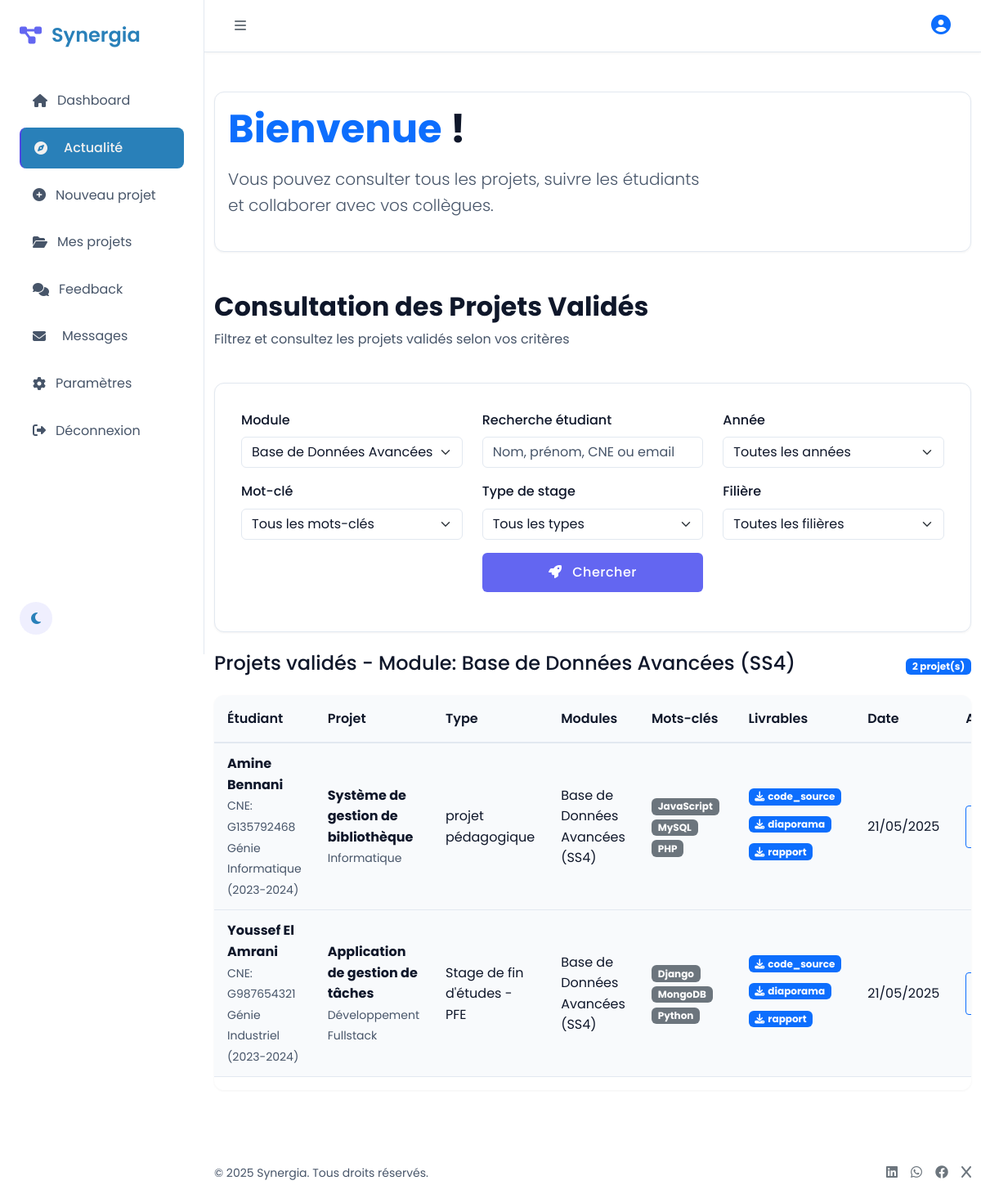
/etudiant/actualite.php?module=1, run on the app's committed database.
### tables this page shows
CREATE TABLE `module` (
  `id_module` int(11) NOT NULL,
  `nom_module` varchar(100) DEFAULT NULL,
  `semestre` varchar(10) DEFAULT NULL,
  `annee_module` varchar(10) DEFAULT NULL
);

CREATE TABLE `projet` (
  `id_projet` int(11) NOT NULL,
  `titre` varchar(255) DEFAULT NULL,
  `description` text DEFAULT NULL,
  `type_projet` enum('Stage d''initiation','Stage d''ingénieur adjoint','Stage de fin d''études - PFE','projet pédagogique') DEFAULT NULL,
  `sujet` varchar(100) DEFAULT NULL,
  `date_soumission` datetime DEFAULT current_timestamp(),
  `statut` enum('en_attente','valide','refuse') DEFAULT 'en_attente',
  `id_etudiant` int(11) DEFAULT NULL,
  `id_enseignant` int(11) DEFAULT NULL
);

CREATE TABLE `utilisateur` (
  `id_utilisateur` int(11) NOT NULL,
  `nom` varchar(100) DEFAULT NULL,
  `prenom` varchar(100) DEFAULT NULL,
  `email` varchar(150) DEFAULT NULL,
  `mot_de_passe` varchar(255) DEFAULT NULL,
  `role` enum('etudiant','enseignant','admin') DEFAULT NULL,
  `date_creation` datetime DEFAULT current_timestamp()
);

CREATE TABLE `etudiant` (
  `id_etudiant` int(11) NOT NULL,
  `cne` varchar(50) DEFAULT NULL,
  `filiere` varchar(100) DEFAULT NULL,
  `annee_scolaire` varchar(10) DEFAULT NULL
);

### etudiant/actualite.php (the view, shortened to what the rows shown need)
<?php
require_once '../hello/config.php';
$selectedModule = isset($_GET['module']) ? trim($_GET['module']) : '';
$selectedAnnee = isset($_GET['annee']) ? trim($_GET['annee']) : '';
$selectedMotCle = isset($_GET['mot_cle']) ? trim($_GET['mot_cle']) : '';
$selectedTypeStage = isset($_GET['type_stage']) ? trim($_GET['type_stage']) : '';
$selectedFiliere = isset($_GET['filiere']) ? trim($_GET['filiere']) : '';
$modules = $db->query("SELECT id_module, CONCAT(nom_module, ' (S', semestre, ')') AS module FROM module ORDER BY nom_module")->fetchAll(PDO::FETCH_ASSOC);
$motsCles = $db->query("SELECT id_mot_cle, terme FROM mot_cle ORDER BY terme")->fetchAll(PDO::FETCH_ASSOC);
$typesStage = $db->query("SELECT DISTINCT type_projet FROM projet WHERE type_projet LIKE '%stage%' ORDER BY type_projet")->fetchAll(PDO::FETCH_COLUMN);
try {
    $query = "SELECT
        p.*,
        ue.nom AS etudiant_nom,
        ue.prenom AS etudiant_prenom,
        ue.email AS etudiant_email,
        e.cne,
        e.filiere,
        e.annee_scolaire,
        uen.nom AS enseignant_nom,
        uen.prenom AS enseignant_prenom,
        GROUP_CONCAT(DISTINCT mk.terme SEPARATOR ', ') AS mots_cles,
        GROUP_CONCAT(DISTINCT CONCAT(m.nom_module, ' (S', m.semestre, ')') SEPARATOR ', ') AS modules,
        GROUP_CONCAT(DISTINCT CONCAT(l.type_livrable, ':', l.chemin_fichier) SEPARATOR '|') AS livrables,
        (SELECT COUNT(*) FROM likes WHERE id_projet = p.id_projet) AS likes_count,
        (SELECT COUNT(*) FROM likes WHERE id_projet = p.id_projet AND id_utilisateur = :current_user) AS user_liked
      FROM projet p
      JOIN etudiant e ON p.id_etudiant = e.id_etudiant
      JOIN utilisateur ue ON e.id_etudiant = ue.id_utilisateur
      LEFT JOIN enseignant en ON p.id_enseignant = en.id_enseignant
      LEFT JOIN utilisateur uen ON en.id_enseignant = uen.id_utilisateur
      LEFT JOIN projet_mot_cle pmk ON p.id_projet = pmk.id_projet
      LEFT JOIN mot_cle mk ON pmk.id_mot_cle = mk.id_mot_cle
      LEFT JOIN projet_module pmod ON p.id_projet = pmod.id_projet
      LEFT JOIN module m ON pmod.id_module = m.id_module
      LEFT JOIN livrable l ON p.id_projet = l.id_projet
      WHERE p.statut = 'valide'";
    $params = [':current_user' => $_SESSION['id_utilisateur']];
    if (!empty($selectedModule)) {
        $query .= " AND m.id_module = :module";
        $params[':module'] = $selectedModule;
    }
    $query .= " GROUP BY p.id_projet ORDER BY p.date_soumission DESC";
    $stmt = $db->prepare($query);
    foreach ($params as $key => $value) {
        $stmt->bindValue($key, $value, is_numeric($value) ? PDO::PARAM_INT : PDO::PARAM_STR);
    }
    $stmt->execute();
    $projects = $stmt->fetchAll();
} catch (PDOException $e) {
    $error = "Erreur lors de la recherche: " . $e->getMessage();
    error_log($error);
}
?>
<!DOCTYPE html>
<html lang="fr" data-theme="light">
<head>
    <link href="https://cdn.jsdelivr.net/npm/bootstrap@5.3.0/dist/css/bootstrap.min.css" rel="stylesheet">
    <link rel="stylesheet" href="https://cdnjs.cloudflare.com/ajax/libs/font-awesome/6.4.0/css/all.min.css">
    <link href="../teacher/etudiant.css" rel="stylesheet">
</head>
<body>
    <div class="main-content">
        <div class="container py-5 flex-grow-1">
            <div class="welcome-card card animate mb-5">
                <div class="card-body">
                    <div class="row align-items-center">
                        <div class="col-lg-8 text-center text-lg-start">
                            <h2 class="display-5 fw-bold mb-3"><span class="text-primary">Bienvenue </span> <span id="teacherName"><?php echo $_SESSION['prenom'].' '.$_SESSION['nom']; ?></span> !</h2>
                        </div>
                    </div>
                </div>
            </div>
            <div class="row mb-4">
                <div class="col-12">
                    <h2 class="fw-bold">Consultation des Projets Validés</h2>
                </div>
            </div>
                                <?php foreach ($typesStage as $type): ?>
                                    <option value="<?= htmlspecialchars($type) ?>" <?= $selectedTypeStage === $type ? 'selected' : '' ?>>
                                        <?= htmlspecialchars($type) ?>
                                    </option>
                                <?php endforeach; ?>
            <?php if (empty($projects)): ?>
                <div class="alert alert-info">
                    Aucun projet validé trouvé pour les critères sélectionnés
                    <?php
                    $filters = [];
                    if (!empty($selectedModule)) {
                        foreach ($modules as $m) {
                            if ($m['id_module'] == $selectedModule) {
                                $filters[] = "module: " . htmlspecialchars($m['module']);
                                break;
                            }
                        }
                    }
                    if (!empty($selectedMotCle)) {
                        foreach ($motsCles as $m) {
                            if ($m['id_mot_cle'] == $selectedMotCle) {
                                $filters[] = "mot-clé: " . htmlspecialchars($m['terme']);
                                break;
                            }
                        }
                    }
                    if (!empty($selectedTypeStage)) $filters[] = "type: " . htmlspecialchars($selectedTypeStage);
                    if (!empty($selectedFiliere)) $filters[] = "filière: " . htmlspecialchars($selectedFiliere);
                    if (!empty($selectedAnnee)) $filters[] = "année: " . htmlspecialchars($selectedAnnee);
                    if (!empty($filters)) {
                        echo " (" . implode(", ", $filters) . ")";
                    }
                    ?>
                </div>
            <?php elseif (!empty($projects)): ?>
                <div class="d-flex justify-content-between align-items-center mb-3">
                    <h4>
                        Projets validés
                        <?php if (!empty($selectedModule)) {
                            foreach ($modules as $m) {
                                if ($m['id_module'] == $selectedModule) {
                                    echo " - Module: " . htmlspecialchars($m['module']);
                                    break;
                                }
                            }
                        } ?>
                    </h4>
                    <span class="badge bg-primary"><?= count($projects) ?> projet(s)</span>
                </div>
                <div class="table-responsive overflow-auto">
                    <table class="table table-hover tableau">
                        <thead>
                            <tr>
                                <th>Étudiant</th>
                                <th>Projet</th>
                                <th>Type</th>
                                <th>Modules</th>
                                <th>Mots-clés</th>
                                <th>Livrables</th>
                                <th>Date</th>
                                <th>Actions</th>
                            </tr>
                        </thead>
                        <tbody>
                            <?php foreach ($projects as $project): ?>
                                <tr>
                                    <td>
                                        <strong><?= htmlspecialchars($project['etudiant_prenom'] . ' ' . $project['etudiant_nom']) ?></strong><br>
                                        <small>CNE: <?= htmlspecialchars($project['cne']) ?></small><br>
                                        <small><?= htmlspecialchars($project['filiere']) ?> (<?= htmlspecialchars($project['annee_scolaire']) ?>)</small>
                                    </td>
                                    <td>
                                        <strong><?= htmlspecialchars($project['titre']) ?></strong><br>
                                        <small><?= htmlspecialchars($project['sujet']) ?></small>
                                    </td>
                                    <td><?= htmlspecialchars($project['type_projet']) ?></td>
                                    <td>
                                        <?php
                                        if (!empty($project['modules'])) {
                                            echo htmlspecialchars($project['modules']);
                                        } else {
                                            echo '<span>Aucun module</span>';
                                        }
                                        ?>
                                    </td>
                                    <td>
                                        <?php
                                        if (!empty($project['mots_cles'])) {
                                            $keywords = explode(', ', $project['mots_cles']);
                                            foreach ($keywords as $keyword) {
                                                echo '<span class="badge bg-secondary me-1">' . htmlspecialchars(trim($keyword)) . '</span>';
                                            }
                                        } else {
                                            echo '<span>Aucun mot-clé</span>';
                                        }
                                        ?>
                                    </td>
                                    <td>
                                        <?php
                                        if (!empty($project['livrables'])) {
                                            $livrables = explode('|', $project['livrables']);
                                            foreach ($livrables as $livrable) {
                                                list($type, $chemin) = explode(':', $livrable);
                                                echo '
                                                    <div class="mb-2">
                                                        <a href="download.php?file=' . urlencode($chemin) . '" class="badge bg-primary text-decoration-none" download>
                                                            <i class="fas fa-download me-1"></i>' . htmlspecialchars($type) . '
                                                        </a>
                                                    </div>';
                                            }
                                        } else {
                                            echo '<span>Aucun livrable</span>';
                                        }
                                        ?>
                                    </td>
                                    <td><?= date('d/m/Y', strtotime($project['date_soumission'])) ?></td>
                                    <td>
                                        <button class="btn btn-sm btn-outline-primary" data-bs-toggle="modal" data-bs-target="#detailsModal<?= $project['id_projet'] ?>">
                                        </button>
                                    </td>
                                </tr>
                                                        <?php
                                                        if (!empty($project['livrables'])) {
                                                            $livrables = explode('|', $project['livrables']);
                                                            foreach ($livrables as $livrable) {
                                                                list($type, $chemin) = explode(':', $livrable);
                                                            }
                                                        } else {
                                                            echo '<span>Aucun livrable</span>';
                                                        }
                                                        ?>
                            <?php endforeach; ?>
                        </tbody>
                    </table>
                </div>
            <?php endif; ?>
        </div>
    </div>
</body>
</html>

### data on the page
module: module "Base de Données Avancées (SS4)"
projet: utilisateur.prenom+nom "Amine Bennani", id_etudiant.cne "G135792468", id_etudiant.filiere "Génie Informatique", id_etudiant.annee_scolaire "2023-2024", titre "Système de gestion de bibliothèque", sujet "Informatique", type_projet "projet pédagogique", modules "Base de Données Avancées (SS4)", keyword "JavaScript", keyword "MySQL", keyword "PHP", type "code_source", type "diaporama", type "rapport", date_soumission "21/05/2025"
projet: utilisateur.prenom+nom "Youssef El Amrani", id_etudiant.cne "G987654321", id_etudiant.filiere "Génie Industriel", id_etudiant.annee_scolaire "2023-2024", titre "Application de gestion de tâches", sujet "Développement Fullstack", type_projet "Stage de fin d'études - PFE", modules "Base de Données Avancées (SS4)", keyword "Django", keyword "MongoDB", keyword "Python", type "code_source", type "diaporama", type "rapport", date_soumission "21/05/2025"

### other printed values
count($projects) "2"
form field module "Base de Données Avancées (SS4)"
